Frame 1 (no input): blank canvas, image omitted
Frame 60 (the mouse pressed at the canvas centre just before this capture): blank canvas, image omitted
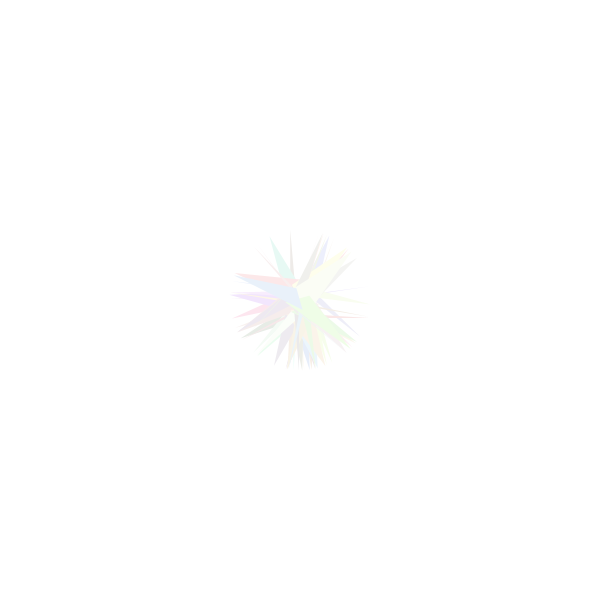
Frame 120 (the mouse held since frame 60 and released just before this capture)

The Processing sketch whose frames 1 and 60 were blank and that drew this single picture after the mouse press (run headless with seeded random() and noise(); from frame 60 on, the mouse is pressed at the canvas centre):

// Processing sketch: processing_162645
// ── processing_162645.pde

void setup() {
  size(600,600);
  background(255,255,255);
  frameRate(200);
}

void draw() {
  if(mousePressed){
    float rnd = random(230,255);
    float rnd2 = random(230,255);
    float rnd3 = random(230,255);
    float siz1 = random(100,200);
    float siz2 = random(100,200);
    float siz3 = random(100,200);
    float siz4 = random(100,200);
    translate(mouseX,mouseY);
    rotate(random(-PI,PI));
    translate(50,50);
    fill (rnd,rnd3,rnd2);
    noStroke();
    triangle(-siz1/3,-siz2/3,-siz3/3,-siz4/3,0,0);
    
   
  }}
